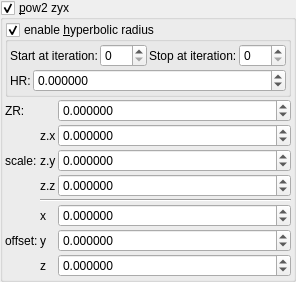
    <widget class="MyGroupBox" name="groupCheck_transf_function_enabled_false">
     <property name="title">
      <string>&amp;pow2 zyx</string>
     </property>
     <property name="checkable">
      <bool>true</bool>
     </property>
     <layout class="QVBoxLayout" name="verticalLayout_14" stretch="0,0">
      <property name="spacing">
       <number>2</number>
      </property>
      <property name="leftMargin">
       <number>2</number>
      </property>
      <property name="topMargin">
       <number>2</number>
      </property>
      <property name="rightMargin">
       <number>2</number>
      </property>
      <property name="bottomMargin">
       <number>2</number>
      </property>
      <item>
       <widget class="MyGroupBox" name="groupCheck_transf_function_enabledT_false">
        <property name="title">
         <string>enable &amp;hyperbolic radius</string>
        </property>
        <property name="checkable">
         <bool>true</bool>
        </property>
        <layout class="QVBoxLayout" name="verticalLayout_16" stretch="0,0">
         <property name="spacing">
          <number>2</number>
         </property>
         <property name="leftMargin">
          <number>2</number>
         </property>
         <property name="topMargin">
          <number>2</number>
         </property>
         <property name="rightMargin">
          <number>2</number>
         </property>
         <property name="bottomMargin">
          <number>2</number>
         </property>
         <item>
          <layout class="QGridLayout" name="gridLayout_84">
           <property name="spacing">
            <number>2</number>
           </property>
           <item row="3" column="0">
            <widget class="QLabel" name="label_76">
             <property name="text">
              <string>Start at iteration:</string>
             </property>
            </widget>
           </item>
           <item row="3" column="1">
            <widget class="MySpinBox" name="spinboxInt_transf_start_iterations_T">
             <property name="sizePolicy">
              <sizepolicy hsizetype="Minimum" vsizetype="Maximum">
               <horstretch>0</horstretch>
               <verstretch>0</verstretch>
              </sizepolicy>
             </property>
             <property name="minimum">
              <number>0</number>
             </property>
             <property name="maximum">
              <number>999</number>
             </property>
             <property name="value">
              <number>0</number>
             </property>
            </widget>
           </item>
           <item row="3" column="2">
            <widget class="QLabel" name="label_56">
             <property name="text">
              <string>Stop at iteration:</string>
             </property>
            </widget>
           </item>
           <item row="3" column="3">
            <widget class="MySpinBox" name="spinboxInt_transf_stop_iterationsT_1">
             <property name="sizePolicy">
              <sizepolicy hsizetype="Preferred" vsizetype="Maximum">
               <horstretch>0</horstretch>
               <verstretch>0</verstretch>
              </sizepolicy>
             </property>
             <property name="maximum">
              <number>999</number>
             </property>
            </widget>
           </item>
          </layout>
         </item>
         <item>
          <layout class="QGridLayout" name="gridLayout_32" columnstretch="0,1">
           <property name="spacing">
            <number>2</number>
           </property>
           <item row="1" column="0">
            <widget class="QLabel" name="label_101">
             <property name="text">
              <string>HR:</string>
             </property>
            </widget>
           </item>
           <item row="1" column="1">
            <widget class="MyDoubleSpinBox" name="spinbox_transf_offsetA_0">
             <property name="sizePolicy">
              <sizepolicy hsizetype="Minimum" vsizetype="Maximum">
               <horstretch>0</horstretch>
               <verstretch>0</verstretch>
              </sizepolicy>
             </property>
             <property name="prefix">
              <string/>
             </property>
             <property name="suffix">
              <string/>
             </property>
             <property name="decimals">
              <number>6</number>
             </property>
             <property name="minimum">
              <double>-99.989999999999995</double>
             </property>
             <property name="maximum">
              <double>99.989999999999995</double>
             </property>
             <property name="singleStep">
              <double>0.100000000000000</double>
             </property>
            </widget>
           </item>
          </layout>
         </item>
        </layout>
       </widget>
      </item>
      <item>
       <layout class="QGridLayout" name="gridLayout_30" columnstretch="0,0,0,1">
        <property name="spacing">
         <number>2</number>
        </property>
        <item row="6" column="2" colspan="2">
         <widget class="Line" name="line_54">
          <property name="orientation">
           <enum>Qt::Horizontal</enum>
          </property>
         </widget>
        </item>
        <item row="4" column="3">
         <widget class="MyDoubleSpinBox" name="spinbox3_transf_constant_multiplier_221_y">
          <property name="sizePolicy">
           <sizepolicy hsizetype="Minimum" vsizetype="Maximum">
            <horstretch>0</horstretch>
            <verstretch>0</verstretch>
           </sizepolicy>
          </property>
          <property name="prefix">
           <string/>
          </property>
          <property name="suffix">
           <string/>
          </property>
          <property name="decimals">
           <number>6</number>
          </property>
          <property name="minimum">
           <double>-99.989999999999995</double>
          </property>
          <property name="maximum">
           <double>99.989999999999995</double>
          </property>
          <property name="singleStep">
           <double>0.100000000000000</double>
          </property>
         </widget>
        </item>
        <item row="5" column="2">
         <widget class="QLabel" name="label_99">
          <property name="text">
           <string notr="true">z.z</string>
          </property>
         </widget>
        </item>
        <item row="2" column="1">
         <widget class="QLabel" name="label_25">
          <property name="text">
           <string>ZR:</string>
          </property>
         </widget>
        </item>
        <item row="4" column="2">
         <widget class="QLabel" name="label_94">
          <property name="text">
           <string notr="true">z.y</string>
          </property>
         </widget>
        </item>
        <item row="3" column="3">
         <widget class="MyDoubleSpinBox" name="spinbox3_transf_constant_multiplier_221_x">
          <property name="sizePolicy">
           <sizepolicy hsizetype="Minimum" vsizetype="Maximum">
            <horstretch>0</horstretch>
            <verstretch>0</verstretch>
           </sizepolicy>
          </property>
          <property name="prefix">
           <string/>
          </property>
          <property name="suffix">
           <string/>
          </property>
          <property name="decimals">
           <number>6</number>
          </property>
          <property name="minimum">
           <double>-99.989999999999995</double>
          </property>
          <property name="maximum">
           <double>99.989999999999995</double>
          </property>
          <property name="singleStep">
           <double>0.100000000000000</double>
          </property>
         </widget>
        </item>
        <item row="8" column="1">
         <widget class="QLabel" name="label_256">
          <property name="text">
           <string>offset:</string>
          </property>
         </widget>
        </item>
        <item row="5" column="3">
         <widget class="MyDoubleSpinBox" name="spinbox3_transf_constant_multiplier_221_z">
          <property name="sizePolicy">
           <sizepolicy hsizetype="Minimum" vsizetype="Maximum">
            <horstretch>0</horstretch>
            <verstretch>0</verstretch>
           </sizepolicy>
          </property>
          <property name="prefix">
           <string/>
          </property>
          <property name="suffix">
           <string/>
          </property>
          <property name="decimals">
           <number>6</number>
          </property>
          <property name="minimum">
           <double>-99.989999999999995</double>
          </property>
          <property name="maximum">
           <double>99.989999999999995</double>
          </property>
          <property name="singleStep">
           <double>0.100000000000000</double>
          </property>
         </widget>
        </item>
        <item row="4" column="1">
         <widget class="QLabel" name="label_95">
          <property name="text">
           <string>scale:</string>
          </property>
         </widget>
        </item>
        <item row="8" column="2">
         <widget class="QLabel" name="label_116">
          <property name="text">
           <string notr="true">y</string>
          </property>
         </widget>
        </item>
        <item row="8" column="3">
         <widget class="MyDoubleSpinBox" name="spinbox3_transf_addition_constantA_000_y">
          <property name="sizePolicy">
           <sizepolicy hsizetype="Minimum" vsizetype="Maximum">
            <horstretch>0</horstretch>
            <verstretch>0</verstretch>
           </sizepolicy>
          </property>
          <property name="prefix">
           <string/>
          </property>
          <property name="suffix">
           <string/>
          </property>
          <property name="decimals">
           <number>6</number>
          </property>
          <property name="minimum">
           <double>-99.989999999999995</double>
          </property>
          <property name="maximum">
           <double>99.989999999999995</double>
          </property>
          <property name="singleStep">
           <double>0.100000000000000</double>
          </property>
         </widget>
        </item>
        <item row="7" column="3">
         <widget class="MyDoubleSpinBox" name="spinbox3_transf_addition_constantA_000_x">
          <property name="sizePolicy">
           <sizepolicy hsizetype="Minimum" vsizetype="Maximum">
            <horstretch>0</horstretch>
            <verstretch>0</verstretch>
           </sizepolicy>
          </property>
          <property name="prefix">
           <string/>
          </property>
          <property name="suffix">
           <string/>
          </property>
          <property name="decimals">
           <number>6</number>
          </property>
          <property name="minimum">
           <double>-99.989999999999995</double>
          </property>
          <property name="maximum">
           <double>99.989999999999995</double>
          </property>
          <property name="singleStep">
           <double>0.100000000000000</double>
          </property>
         </widget>
        </item>
        <item row="7" column="2">
         <widget class="QLabel" name="label_115">
          <property name="text">
           <string notr="true">x</string>
          </property>
         </widget>
        </item>
        <item row="9" column="2">
         <widget class="QLabel" name="label_117">
          <property name="text">
           <string notr="true">z</string>
          </property>
         </widget>
        </item>
        <item row="3" column="2">
         <widget class="QLabel" name="label_96">
          <property name="text">
           <string notr="true">z.x</string>
          </property>
         </widget>
        </item>
        <item row="9" column="3">
         <widget class="MyDoubleSpinBox" name="spinbox3_transf_addition_constantA_000_z">
          <property name="sizePolicy">
           <sizepolicy hsizetype="Minimum" vsizetype="Maximum">
            <horstretch>0</horstretch>
            <verstretch>0</verstretch>
           </sizepolicy>
          </property>
          <property name="prefix">
           <string/>
          </property>
          <property name="suffix">
           <string/>
          </property>
          <property name="decimals">
           <number>6</number>
          </property>
          <property name="minimum">
           <double>-99.989999999999995</double>
          </property>
          <property name="maximum">
           <double>99.989999999999995</double>
          </property>
          <property name="singleStep">
           <double>0.100000000000000</double>
          </property>
         </widget>
        </item>
        <item row="2" column="3">
         <widget class="MyDoubleSpinBox" name="spinbox_transf_offsetA_1">
          <property name="sizePolicy">
           <sizepolicy hsizetype="Minimum" vsizetype="Maximum">
            <horstretch>0</horstretch>
            <verstretch>0</verstretch>
           </sizepolicy>
          </property>
          <property name="prefix">
           <string/>
          </property>
          <property name="suffix">
           <string/>
          </property>
          <property name="decimals">
           <number>6</number>
          </property>
          <property name="minimum">
           <double>-99.989999999999995</double>
          </property>
          <property name="maximum">
           <double>99.989999999999995</double>
          </property>
          <property name="singleStep">
           <double>0.100000000000000</double>
          </property>
         </widget>
        </item>
       </layout>
      </item>
     </layout>
    </widget>
